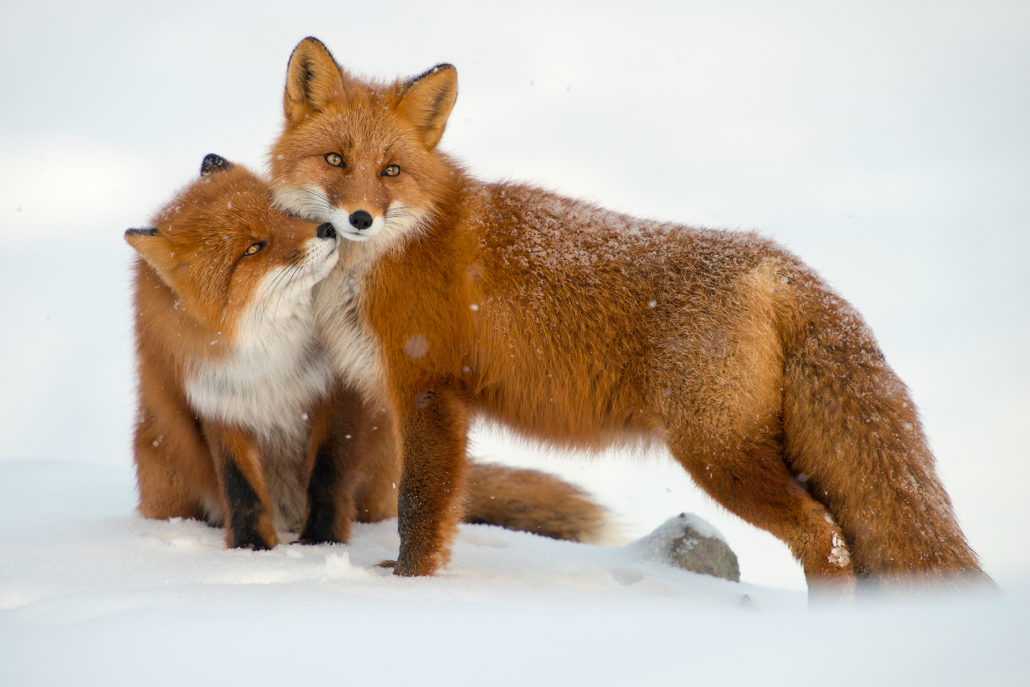
#> input picture Tasks/img/lis.jpg, 1030 x 687 px
$ jupyter execute Ind.ipynb
#> lines starting #> are read from the running program, lines starting #| are printed output that depends on the picture; after the words box and inside, x2 and y2 are one past the last pixel; in counts of white or black regions, pixels touching at a corner belong together
# Индивидуальное задание

Обработать цветное изображение, применив к нему операции сглаживания, выделения границ, преобразования в полутоновое изображение, бинаризации и морфологического закрытия, а затем отобразить результаты.

[cell 1]
import cv2
import numpy as np
from matplotlib import pyplot as plt

Приминение операции сглаживания

[cell 2]
image = cv2.imread('img/lis.jpg')
#> image is the input picture: shape (687, 1030, 3); mean B, G, R 166.3, 180.4, 194.5

[cell 3]
# Сглаживание с использованием ядра размером 5x5
blurred = cv2.blur(image, (5, 5))

[cell 4]
plt.figure(figsize=(10,10))
plt.subplot(121), plt.imshow(cv2.cvtColor(image, cv2.COLOR_BGR2RGB)), plt.title('Original Image')
plt.axis('off')
plt.subplot(122), plt.imshow(cv2.cvtColor(blurred, cv2.COLOR_BGR2RGB)), plt.title('Blurred')
plt.axis('off')

plt.tight_layout()
plt.show();
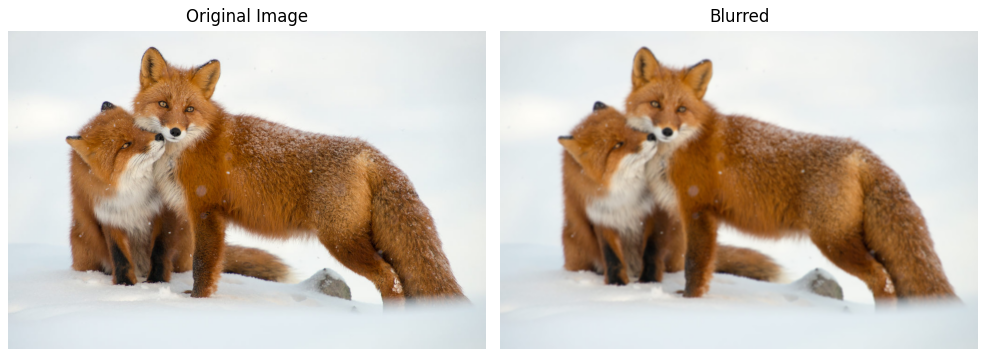
#> figure drawn by matplotlib, 2 panels

Применение операции выделения границ к исходному цветному изображению с помощью функции cv2.Canny().

[cell 5]
# Выделение границ
edges = cv2.Canny(image, 100, 200)
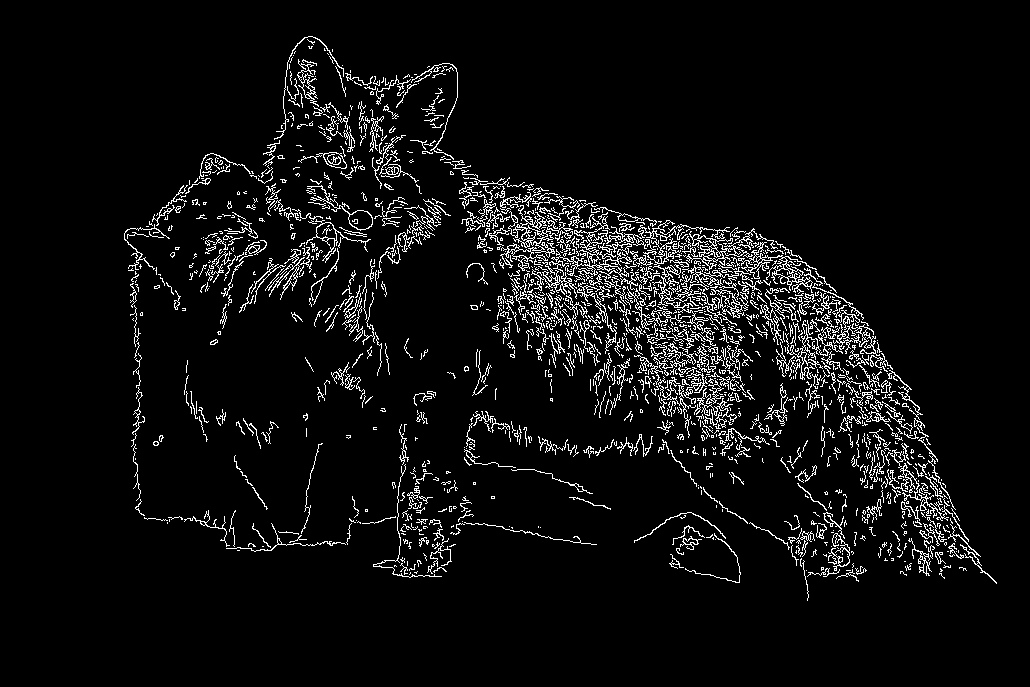
#> edges: shape (687, 1030); 5.6% white in thin lines or dots, all inside (x1, y1, x2, y2) = (124, 36, 997, 601)

[cell 6]
plt.imshow(edges, cmap='gray')
plt.title('Edges')
plt.axis('off')

plt.tight_layout()
plt.show();

Применение операции бинаризации к полутоновому изображению с пороговым значением 170.

[cell 7]
# Преобразование в полутоновое изображение
gray_image = cv2.cvtColor(image, cv2.COLOR_BGR2GRAY)
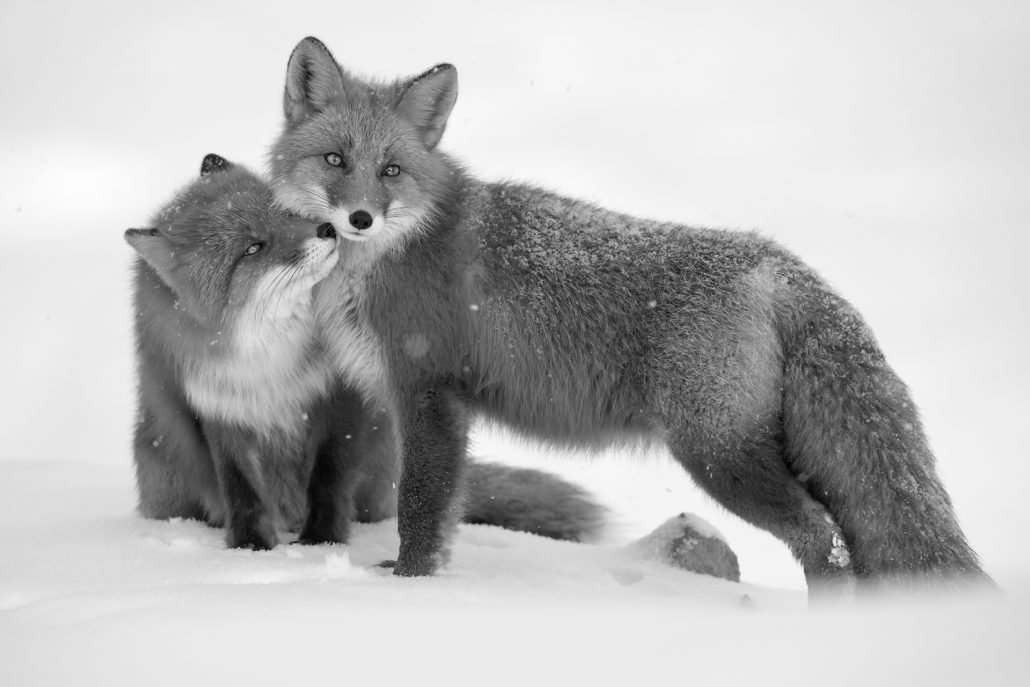
#> gray_image: shape (687, 1030); min 0, max 253, mean 183

# Бинаризация
_, binary = cv2.threshold(gray_image, 170, 255, cv2.THRESH_BINARY)
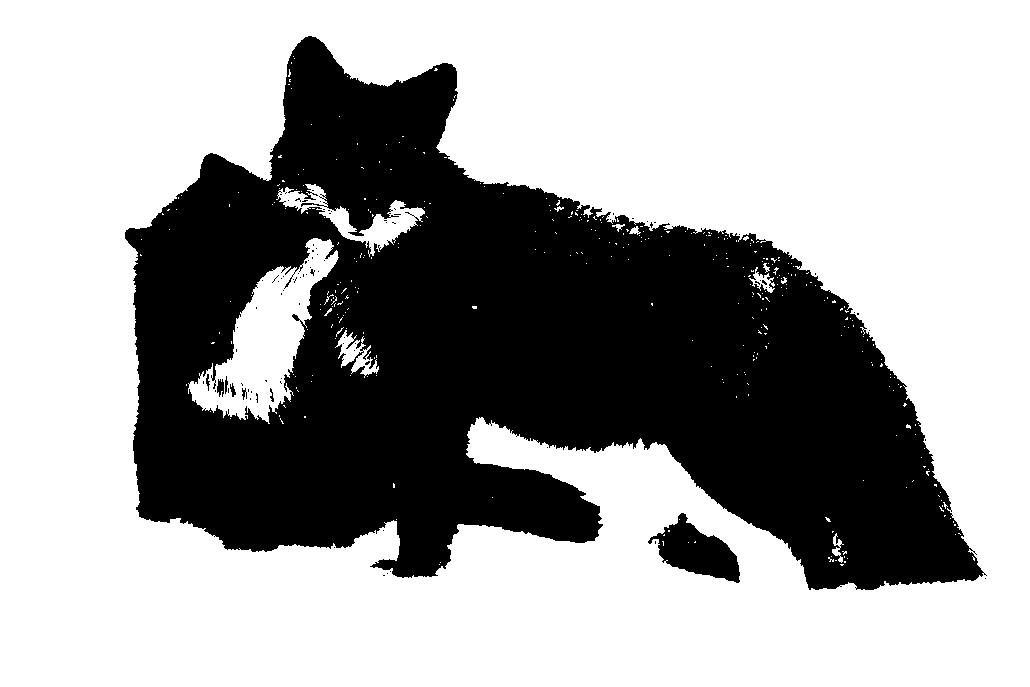
#> binary: shape (687, 1030); 64.2% white; 93 black regions (85 under 20 px), largest, box (x1, y1, x2, y2) and area: (125, 36, 987, 590) 249855, (648, 513, 740, 583) 3200, (217, 379, 224, 397) 90

[cell 8]
plt.figure(figsize=(10,10))
plt.subplot(121), plt.imshow(gray_image, cmap='gray'), plt.title('Grayscale')
plt.axis('off')
plt.subplot(122), plt.imshow(binary, cmap='gray'), plt.title('Binary')
plt.axis('off')

plt.tight_layout()
plt.show();

Объединение результатов операций выделения границ edges и бинаризации binary с помощью операции побитового И с использованием функции cv2.bitwise_and().
Применение операцию морфологического закрытия к объединенному изображению combined с использованием ядра размером 7x7.

[cell 9]
# Объединение результатов выделения границ и бинаризации
combined = cv2.bitwise_and(edges, binary)
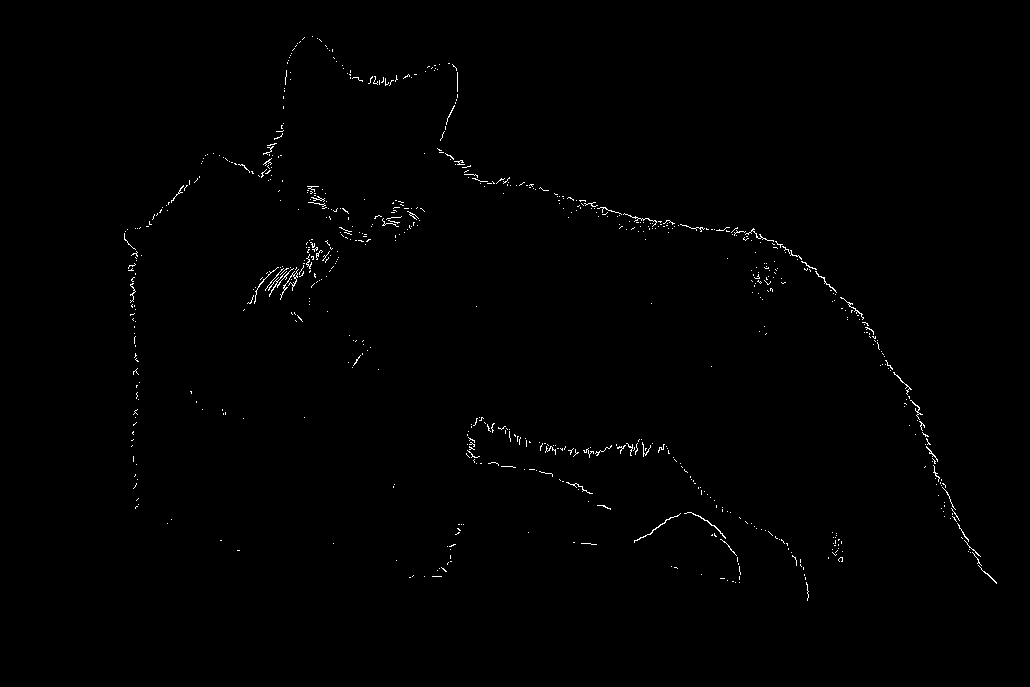
#> combined: shape (687, 1030); 0.55% white in thin lines or dots, all inside (x1, y1, x2, y2) = (124, 36, 997, 601)

# Морфологическое закрытие с использованием ядра размером 7x7
kernel = np.ones((7, 7), np.uint8)
closed = cv2.morphologyEx(combined, cv2.MORPH_CLOSE, kernel)
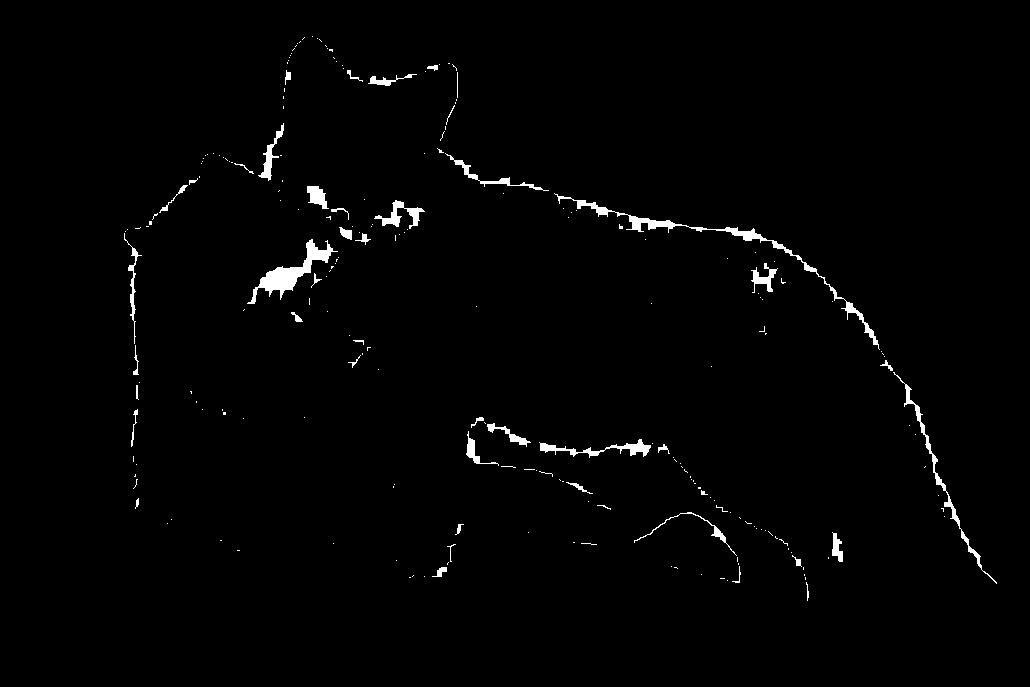
#> closed: shape (687, 1030); 1.3% white; 226 white regions (181 under 20 px), largest, box (x1, y1, x2, y2) and area: (554, 193, 880, 350) 1656, (247, 239, 338, 304) 1375, (893, 372, 997, 584) 794

$ run again, with Tasks/img/cat.jpg copied over Tasks/img/lis.jpg
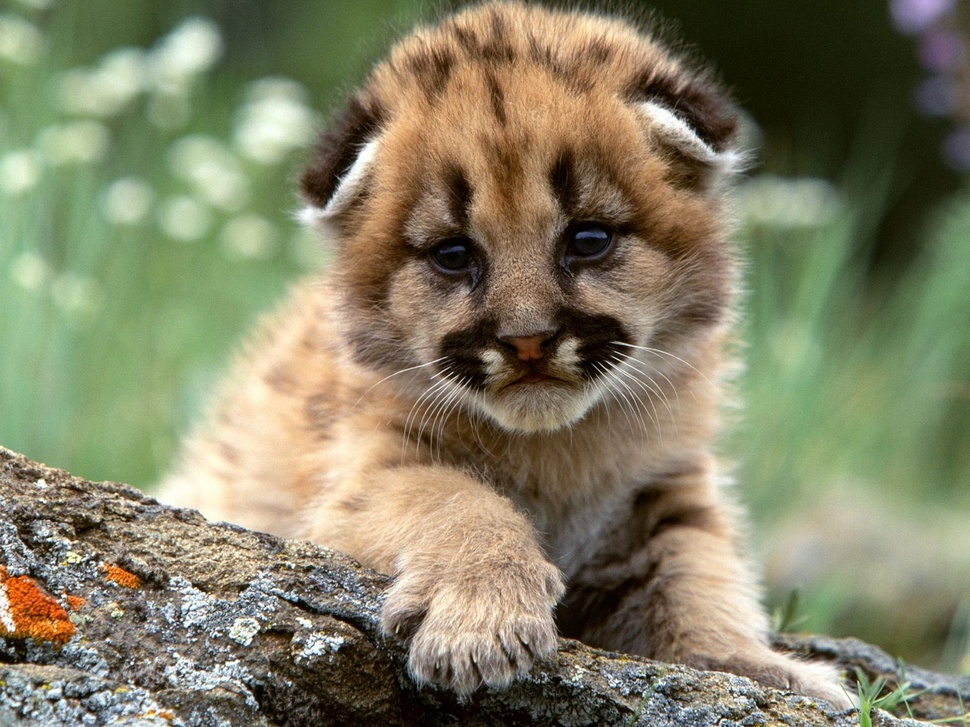
#> input picture Tasks/img/cat.jpg, 970 x 727 px, shrunk from 1504 x 1128 before the run
#> image is the input picture: shape (727, 970, 3); mean B, G, R 101.9, 128.7, 130.9
#> `edges = cv2.Canny(image, 100, 200)`:
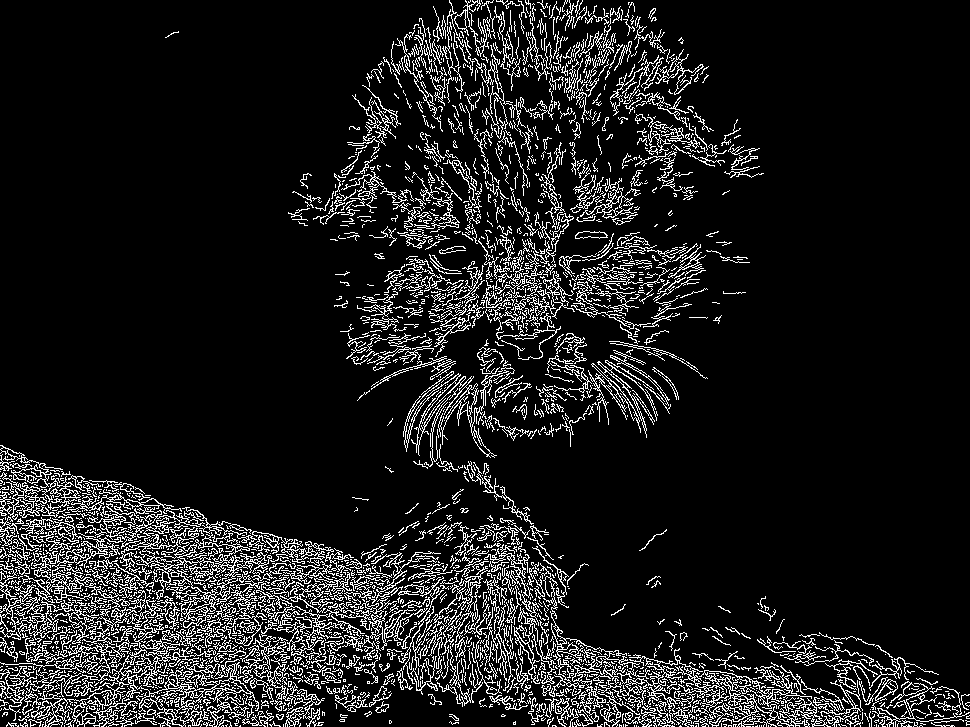
#> edges: shape (727, 970); 11.1% white in thin lines or dots
#> binary: shape (727, 970); 23.7% white; 2185 white regions (1976 under 20 px), largest, box (x1, y1, x2, y2) and area: (130, 63, 565, 675) 68279, (620, 260, 970, 713) 32890, (0, 123, 99, 396) 10764
#> combined: shape (727, 970); 2.1% white in thin lines or dots
#> `closed = cv2.morphologyEx(combined, cv2.MORPH_CLOSE, kernel)`:
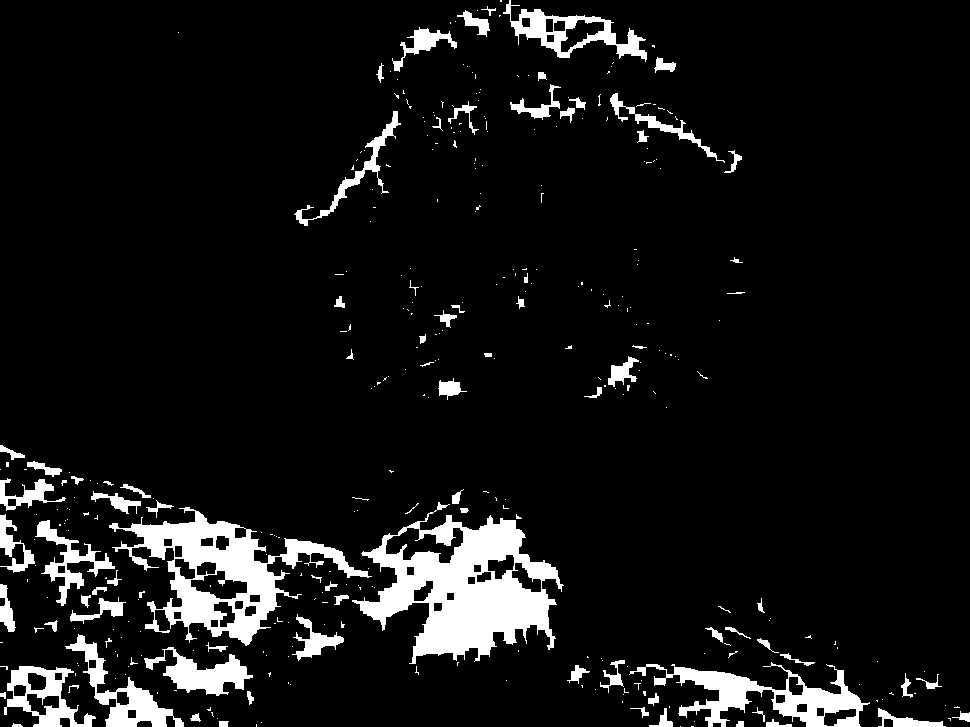
#> closed: shape (727, 970); 8.1% white; 363 white regions (276 under 20 px), largest, box (x1, y1, x2, y2) and area: (352, 502, 564, 664) 15470, (109, 507, 372, 646) 10722, (629, 662, 870, 727) 5215
